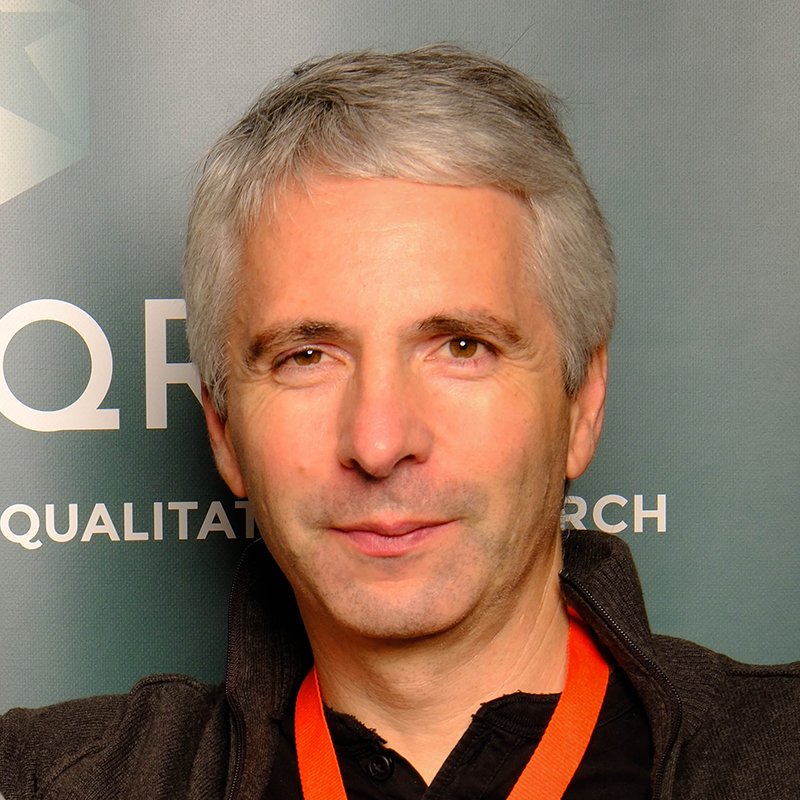
#> input picture foto.jpg, 800 x 800 px
$ python -i build_pdf2.py   (imports and definitions only)
#> lines starting #> are read from the running program, lines starting #| are printed output that depends on the picture
# -*- coding: utf-8 -*-
import os
from reportlab.lib.pagesizes import A4
from reportlab.lib.units import mm
from reportlab.lib import colors
from reportlab.platypus import (SimpleDocTemplate, Paragraph, Spacer, Table, TableStyle,
                                 HRFlowable, ListFlowable, ListItem, Image)
from reportlab.lib.styles import ParagraphStyle
from reportlab.lib.enums import TA_LEFT
from PIL import Image as PILImage, ImageDraw

# [1 line that did not run here, left out]
# [1 line that did not run here, left out]
# [1 line that did not run here, left out]
# [1 line that did not run here, left out]

OUTDIR = "/sessions/determined-nice-gauss/mnt/outputs"
PHOTO_SRC = os.path.join(OUTDIR, "foto.jpg")
PHOTO_CIRCLE = os.path.join(OUTDIR, "foto_circle.png")


def make_circle_photo(src, dst, size=300):
#> called with src = 'foto.jpg', dst = 'out.png', size = 300
    im = PILImage.open(src).convert("RGB")
#> im is the input picture: PIL image 800x800 RGB; mean R, G, B 138.1, 112.8, 94.9
    w, h = im.size
#> w = 800; h = 800
    side = min(w, h)
#> side = 800
    left = (w - side) // 2
#> left = 0
    top = (h - side) // 2
#> top = 0
    im = im.crop((left, top, left + side, top + side)).resize((size, size), PILImage.LANCZOS)
#> im: PIL image 300x300 RGB
    mask = PILImage.new("L", (size, size), 0)
#> mask: PIL image 300x300 L; every value is 0
    draw = ImageDraw.Draw(mask)
    draw.ellipse((0, 0, size, size), fill=255)
    out = PILImage.new("RGBA", (size, size), (0, 0, 0, 0))
#> out: PIL image 300x300 RGBA; every value is 0
    out.paste(im, (0, 0), mask)
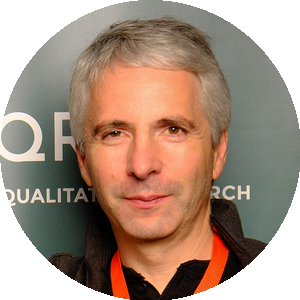
#> out: PIL image 300x300 RGBA; mean R, G, B, A 114.3, 89.9, 73.7, 201.4; transparent parts drawn white
    out.save(dst)


CONTENT = {
    "pt": dict(
        title="António Pedro Costa — Curriculum Vitae",
        role="Investigador Integrado no Centro de Investigação e Intervenção Educativas (CIIE) da Faculdade de Psicologia e de Ciências da Educação da Universidade do Porto (FPCEUP)",
        tagline="Investigação Qualitativa, Métodos Mistos e Colaboração Humano-IA aplicadas à Educação. Coautor do software webQDA e coordenador do Congresso Ibero-Americano em Investigação Qualitativa (CIAIQ) e da World Conference on Qualitative Research (WCQR).",
        contact="Oliveira de Azeméis, Portugal  ·  apcosta@fpce.up.pt  ·  apcosta@ludomedia.org  ·  ORCID: 0000-0002-4644-5879  ·  Google Scholar  ·  CiênciaVitae",
        h_sobre="SOBRE", h_percurso="PERCURSO PROFISSIONAL", h_formacao="FORMAÇÃO ACADÉMICA",
        h_investigacao="ÁREAS DE INVESTIGAÇÃO", h_publicacoes="PUBLICAÇÕES SELECIONADAS",
        h_docencia="DOCÊNCIA", h_servico="SERVIÇO CIENTÍFICO", h_premios="PRÉMIOS E DISTINÇÕES",
        sobre_p1="Investigador doutorado, atualmente na Faculdade de Psicologia e Ciências da Educação da Universidade do Porto, com ligação de longa data ao Centro de Investigação em Didática e Tecnologia na Formação de Formadores (CIDTFF – Universidade de Aveiro) e ao Laboratório de Inteligência Artificial e Ciência de Computadores (LIACC – Universidade do Porto). Desenvolve atividade científica há mais de duas décadas na intersecção entre Educação, tecnologias digitais e metodologias de investigação, com enfoque recente na utilização crítica, ética e responsável da inteligência artificial — incluindo grandes modelos de linguagem — em contextos de ensino superior e investigação científica.",
        sobre_p2="Doutorado em Multimédia em Educação pela Universidade de Aveiro, com pós-doutoramento em investigação qualitativa aplicada à Educação e formação de base em Engenharia da Comunicação. É autor e editor de mais de 300 publicações científicas. Coordena, desde a sua criação, dois dos principais eventos internacionais na área da investigação qualitativa: o CIAIQ e a WCQR.",
        stats=[("300+", "Publicações"), ("76", "Artigos em revistas"), ("50", "Artigos em conferências"),
               ("44", "Eventos organizados"), ("20+", "Anos de atividade")],
        percurso=[
            ("2026 – presente", "Investigador Doutorado (nível 2), Faculdade de Psicologia e Ciências da Educação, Universidade do Porto", None),
            ("2023 – 2026", "Investigador Doutorado (nível 3), Universidade de Aveiro",
             "Projeto “Collaborative and automated processes for qualitative research in Education” · DOI: 10.54499/CEECINST/00013/2021/CP2779/CT0011"),
            ("2013 – 2026", "Membro integrado e do Conselho Científico, CIDTFF – Universidade de Aveiro",
             "Laboratório de Conteúdos Digitais (LCD), Departamento de Educação e Psicologia"),
            ("2008 – 2026", "Colaborador, LIACC – Faculdade de Engenharia da Universidade do Porto", None),
            ("2004 – presente", "Cofundador, Ludomedia Unipessoal Lda.",
             "Responsável intelectual e pedagógico · Oliveira de Azeméis · www.ludomedia.org"),
            ("2000 – 2006", "Cofundador e Diretor Geral, ArteVirtual",
             "Exploração de Tecnologias de Informação e Comunicação, Oliveira de Azeméis"),
        ],
        formacao=[
            ("2018", "Pós-Doutoramento – Universidade de Aveiro",
             "“Implementação e Avaliação de Instrumentos para Análise Qualitativa na Investigação em Educação” · bolsa SFRH/BPD/104288/2014"),
            ("2012", "Doutoramento em Multimédia em Educação – Universidade de Aveiro",
             "Tese: “Metodologia Híbrida de Desenvolvimento Centrado no Utilizador: aplicada ao Software Educativo”"),
            ("2003", "Curso de Especialização em Multimédia em Educação – Universidade de Aveiro", None),
            ("2002", "Licenciatura em Engenharia da Comunicação (Comunicação e Design) – Universidade Fernando Pessoa", None),
        ],
        formacao_extra="Certificação como Formador pelo Conselho Científico-Pedagógico da Formação Contínua (CCPFC/RFO – 17976/04, desde 2004).",
        areas="Colaboração Humano-IA · Investigação Qualitativa · Métodos Mistos · Análise de Dados Qualitativos · Software webQDA · Métodos Visuais · Design Centrado no Utilizador · Ética e Integridade na Investigação · Tecnologias Educativas",
        areas_p="Participa atualmente em projetos e redes científicas internacionais, entre os quais o Erasmus+ EDUAI, a COST Action CA24121 (Knowledge Graphs in the Era of Large Language Models) e colaborações com a National Academy of Sciences of Ukraine / UNESCO Chair on AI in Education.",
        pubs_intro="Lista completa (300+ trabalhos) disponível no Google Scholar e ORCID.",
        docencia=[
            ("2025/2026", "Universidade de Aveiro",
             "Metodologias de Investigação em Multimédia em Educação · Metodologias de Investigação em Educação (Programas Doutorais)"),
            ("2014 – 2024", "Universidade de Aveiro, Universidade Lusófona do Porto, ISLA, ISVOUGA",
             "Metodologias de Investigação em cursos de mestrado, doutoramento e pós-graduação"),
            ("2001 – 2003", "Instituto Piaget", "Comunicação Educacional Multimédia e Novas Técnicas de Comunicação"),
        ],
        docencia_extra="Desde 2010, coordena a formação em torno do software webQDA, tendo dinamizado dezenas de cursos e workshops em Portugal, Espanha, Brasil, Croácia e Jordânia, entre outros.",
        serv_left_title="Organização de Eventos (seleção)",
        serv_left=[
            "Coorganizador, 9th World Conference on Qualitative Research (WCQR2026), Madrid",
            "Coorganizador, 14º Congresso Ibero-Americano em Investigação Qualitativa, Porto (2025)",
            "Coorganizador, 2º Fórum IA no Espaço Educacional, Universidade de Aveiro (2025)",
            "Coordenador fundador do CIAIQ (14 edições) e da WCQR (9 edições)",
        ],
        serv_right_title="Órgãos e Comissões Científicas",
        serv_right=[
            "Membro do Conselho Científico, CIIE – Universidade do Porto (2026–)",
            "Membro da Comissão Científica, Doutoramento em Educação, ISCED-Huíla, Angola (2025–)",
            "Membro do Conselho Científico, CIDTFF – Universidade de Aveiro (2013–2026)",
            "Membro do Editorial Board, The Qualitative Report (2025–)",
        ],
        premios=[
            "Menção Honrosa, Área de Artes e Humanidades, “Prémio Investigador UA” (2022)",
            "Biannual Book in Spanish or Portuguese, ICQI Award (2016)",
        ],
        footer2="Currículo completo disponível mediante pedido. · Atualizado em 13 de julho de 2026.",
    ),
    "en": dict(
        title="António Pedro Costa — Curriculum Vitae",
        role="Integrated Researcher at the Centre for Research and Intervention in Education (CIIE), Faculty of Psychology and Education Sciences, University of Porto (FPCEUP)",
        tagline="Qualitative Research, Mixed Methods and Human-AI Collaboration applied to Education. Co-author of the webQDA software and coordinator of the Ibero-American Congress on Qualitative Research (CIAIQ) and the World Conference on Qualitative Research (WCQR).",
        contact="Oliveira de Azeméis, Portugal  ·  apcosta@fpce.up.pt  ·  apcosta@ludomedia.org  ·  ORCID: 0000-0002-4644-5879  ·  Google Scholar  ·  CiênciaVitae",
        h_sobre="ABOUT", h_percurso="PROFESSIONAL CAREER", h_formacao="ACADEMIC EDUCATION",
        h_investigacao="RESEARCH AREAS", h_publicacoes="SELECTED PUBLICATIONS",
        h_docencia="TEACHING", h_servico="SCIENTIFIC SERVICE", h_premios="AWARDS AND DISTINCTIONS",
        sobre_p1="Doctoral researcher, currently at the Faculty of Psychology and Educational Sciences, University of Porto, with a long-standing link to the Research Centre on Didactics and Technology in the Education of Trainers (CIDTFF – University of Aveiro) and to the Artificial Intelligence and Computer Science Laboratory (LIACC – University of Porto). He has been active in scientific research for over two decades at the intersection of Education, digital technologies and research methodologies, with a recent focus on the critical, ethical and responsible use of artificial intelligence — including large language models — in higher education and scientific research contexts.",
        sobre_p2="PhD in Multimedia in Education from the University of Aveiro, with a postdoctoral fellowship in qualitative research applied to Education and a background in Communication Engineering. He is author and editor of more than 300 scientific publications. He has coordinated, since their creation, two of the leading international events in qualitative research: CIAIQ and WCQR.",
        stats=[("300+", "Publications"), ("76", "Journal articles"), ("50", "Conference papers"),
               ("44", "Events organised"), ("20+", "Years of activity")],
        percurso=[
            ("2026 – present", "Doctoral Researcher (level 2), Faculty of Psychology and Educational Sciences, University of Porto", None),
            ("2023 – 2026", "Doctoral Researcher (level 3), University of Aveiro",
             "Project “Collaborative and automated processes for qualitative research in Education” · DOI: 10.54499/CEECINST/00013/2021/CP2779/CT0011"),
            ("2013 – 2026", "Integrated Member and Scientific Council Member, CIDTFF – University of Aveiro",
             "Digital Content Laboratory (LCD), Department of Education and Psychology"),
            ("2008 – 2026", "Collaborator, LIACC – Faculty of Engineering, University of Porto", None),
            ("2004 – present", "Co-founder, Ludomedia Unipessoal Lda.",
             "Intellectual and pedagogical lead · Oliveira de Azeméis · www.ludomedia.org"),
            ("2000 – 2006", "Co-founder and General Director, ArteVirtual",
             "Information and Communication Technology venture, Oliveira de Azeméis"),
        ],
        formacao=[
            ("2018", "Postdoctoral Fellowship – University of Aveiro",
             "“Implementation and Evaluation of Instruments for Qualitative Analysis in Education Research” · grant SFRH/BPD/104288/2014"),
            ("2012", "PhD in Multimedia in Education – University of Aveiro",
             "Thesis: “Hybrid User-Centred Development Methodology Applied to Educational Software”"),
            ("2003", "Specialisation Course in Multimedia in Education – University of Aveiro", None),
            ("2002", "Bachelor's Degree in Communication Engineering (Communication and Design) – Universidade Fernando Pessoa", None),
        ],
        formacao_extra="Certified Trainer, Scientific-Pedagogical Council for Continuing Education (CCPFC/RFO – 17976/04, since 2004).",
        areas="Human-AI Collaboration · Qualitative Research · Mixed Methods · Qualitative Data Analysis · webQDA Software · Visual Methods · User-Centred Design · Research Ethics and Integrity · Educational Technologies",
        areas_p="Currently involved in international scientific projects and networks, including the Erasmus+ EDUAI project, COST Action CA24121 (Knowledge Graphs in the Era of Large Language Models), and collaborations with the National Academy of Sciences of Ukraine / UNESCO Chair on AI in Education.",
        pubs_intro="Full list (300+ works) available on Google Scholar and ORCID.",
        docencia=[
            ("2025/2026", "University of Aveiro",
             "Research Methodologies in Multimedia in Education · Research Methodologies in Education (Doctoral Programmes)"),
            ("2014 – 2024", "University of Aveiro, Universidade Lusófona do Porto, ISLA, ISVOUGA",
             "Research Methodologies in master's, doctoral and postgraduate programmes"),
            ("2001 – 2003", "Instituto Piaget", "Multimedia Educational Communication and New Communication Techniques"),
        ],
        docencia_extra="Since 2010, he has coordinated training around the webQDA software, having run dozens of courses and workshops in Portugal, Spain, Brazil, Croatia and Jordan, among other countries.",
        serv_left_title="Event Organisation (selection)",
        serv_left=[
            "Co-organiser, 9th World Conference on Qualitative Research (WCQR2026), Madrid",
            "Co-organiser, 14th Ibero-American Congress on Qualitative Research, Porto (2025)",
            "Co-organiser, 2nd AI in Education Forum, University of Aveiro (2025)",
            "Founding coordinator of CIAIQ (14 editions) and WCQR (9 editions)",
        ],
        serv_right_title="Scientific Bodies and Committees",
        serv_right=[
            "Member of the Scientific Council, CIIE – University of Porto (2026–)",
            "Member of the Scientific Committee, PhD in Education, ISCED-Huíla, Angola (2025–)",
            "Member of the Scientific Council, CIDTFF – University of Aveiro (2013–2026)",
            "Member of the Editorial Board, The Qualitative Report (2025–)",
        ],
        premios=[
            "Honourable Mention, Arts and Humanities, “UA Researcher Award” (2022)",
            "Biannual Book in Spanish or Portuguese, ICQI Award (2016)",
        ],
        footer2="Full curriculum vitae available upon request. · Updated July 13, 2026.",
    ),
}

PUBS = [
    "2025 – Costa, A. P., Bryda, G., Christou, P. A., & Kasperiuniene, J. AI as a Co-researcher in the Qualitative Research Workflow. <i>International Journal of Qualitative Methods</i>, 24.",
    "2025 – Costa, A. P., Burneo, P., & Kasperiuniene, J. Mixed-methods & AI for Methodological Literature Reviews. <i>The Qualitative Report</i>, 30(10), 4515–4540.",
    "2025 – Pinho, I., Costa, A. P., & Pinho, C. Generative AI Governance Model in Educational Research. <i>Frontiers in Education</i>, 10.",
    "2024 – Petre, G.-E., & Costa, A. P. Advancing Qualitative Research: Insights from the 7th World Conference on Qualitative Research. <i>Social Sciences</i>, 13(1).",
    "2023 – Bryda, G., & Costa, A. P. Qualitative Research in Digital Era: Innovations, Methodologies and Collaborations. <i>Social Sciences</i>, 12(10), 570.",
    "2023 – Costa, A. P. Qualitative Research Methods: do digital tools open promising trends? <i>Revista Lusófona de Educação</i>, 59(59), 67–76.",
    "2020 – Brandão, C., & Costa, A. P. Reflecting on CAQDAS and Ethics. <i>The Qualitative Report</i>, 25(13), 1–5.",
    "2019 – Costa, A. P., & Moreira, A. Technology ethics in qualitative research: How to be. <i>The Qualitative Report</i>, 24(13).",
    "2019 – Costa, A. P., & Minayo, M. C. de S. Building criteria to evaluate qualitative research papers. <i>Revista da Escola de Enfermagem da USP</i>, 53, 1–7.",
]


# [120 lines left out: function build_pdf, not called in this run]


# [7 lines not run here, left out]

>>> result = make_circle_photo('foto.jpg', 'out.png')
